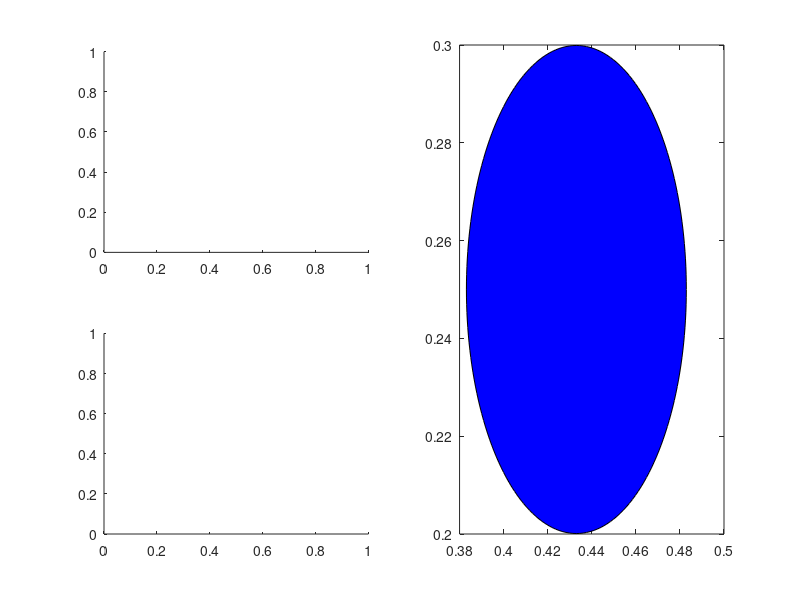

Write MATLAB code to recreate this figure. (Note: this script raises an error after producing the figure.)
function res = springPendulumAnimation(t,y0,doanim)
% springPendulumAnimation numerically integrates the equations of motion of
% a spring pendulum and optionally animates the results.
%
% res = springPendulumAnimation(t,y0,doanim) performs the integration for
% time array t, with initial conditions y0 ([r(t0),\dot{r}(t0),theta(t0),
% \dot\theta(t0)]) and animates if doanim is true. res contains the results
% of the numerical integration See ode45 for details.

% Copyright (c) 2015 Dmitry Savransky (ds264@cornell.edu)

%spring pendulum Animation
%state y = [r, rd, th,thd]
g = 9.81;   %m/s^2  acceleration due to graivty
x0 = 0.1;   %m      spring rest length
m = 0.1;      %kg     pendulum mass
k = 2;      %N/m    spring constant

if ~exist('t','var') || isempty(t)
    t = 0:1/40:60; %seconds
end
if ~exist('y0','var') || isempty(y0)
    y0 = [0.5,0,pi/3,0];  %initial conditions
end
if ~exist('doanim','var') || isempty(doanim)
    doanim = true;
end

%spring pendulume ODE function
    function dy = springPendulumODE(t,y)
        %y = [r, rd, th,thd]
        r   = y(1);
        rd  = y(2);
        th  = y(3);
        thd = y(4);
        
        dy = [rd;
            r*thd^2 + g*cos(th) - k/m*(r-x0);
            thd;
            -2*rd*thd/r - g*sin(th)/r];
    end

[~,res] = ode45(@springPendulumODE,t,y0,odeset('RelTol',1e-12,'AbsTol',1e-14));

if doanim
    r = res(:,1);
    theta = res(:,3);
    x = r.*sin(theta);
    y = r.*cos(theta);
    
    f = figure(1);
    clf
    
    set(f,'Position',[1,1,1200,700])
    s1 = subplot(2,2,1);
    s2 = subplot(2,2,3);
    s3 = subplot(2,2,[2,4]);
    
    %set up animation
    axes(s3)
    a = 0:pi/100:2*pi;
    circrad = max(r)/20;
    xcirc = circrad*sin(a);
    ycirc = circrad*cos(a);
    mp = fill(xcirc+x(1),ycirc+y(1),'b');
    hold on
    tmp = drawSpring([0,0],[x(1),y(1)],10,0.05);
    sprng = plot(tmp(1,:),tmp(2,:));
    hold off
    axis equal
    axlim = [min(x-circrad),max(x+circrad),...
        min([0;y-circrad]),max([0;y+circrad])];
    axis(axlim)
    
    set(s3,'FontName','Times','FontSize',18,'YDir','Reverse',...
        'XAxisLocation','Top')
    ylabel('$\leftarrow \mathbf{e}_1 $','Interpreter','Latex')
    xlabel('$\mathbf{e}_2 \rightarrow$','Interpreter','Latex')
    
    %set up plots
    axes(s1)
    rplot = plot(t(1),r(1),'Linewidth',2);
    set(s1,'FontName','Times','FontSize',18)
    xlabel('Time (s)','Interpreter','Latex')
    ylabel('$r$ (m)','Interpreter','Latex')
    axes(s2)
    thplot = plot(t(1),theta(1),'Linewidth',2);
    set(s2,'FontName','Times','FontSize',18)
    xlabel('Time (s)','Interpreter','Latex')
    ylabel('$\theta$ (rad)','Interpreter','Latex')
    
    %animate
    for j = 2:length(t)
        pause(t(j)-t(j-1))
        set(mp,'XData',get(mp,'XData')+(x(j) - x(j-1)),...
            'YData',get(mp,'YData')+(y(j) - y(j-1)));
        tmp = drawSpring([0,0],[x(j),y(j)],10,0.05);
        set(sprng,'XData',tmp(1,:),'YData',tmp(2,:));
        
        set(rplot,'XData',t(1:j),'YData',r(1:j));
        set(thplot,'XData',t(1:j),'YData',theta(1:j));
        if t(j) < 5
            set(s1,'Xlim',[0,5])
            set(s2,'Xlim',[0,5])
        else
            set(s1,'XLimMode','auto')
            set(s2,'XLimMode','auto')
        end
    end
end

end